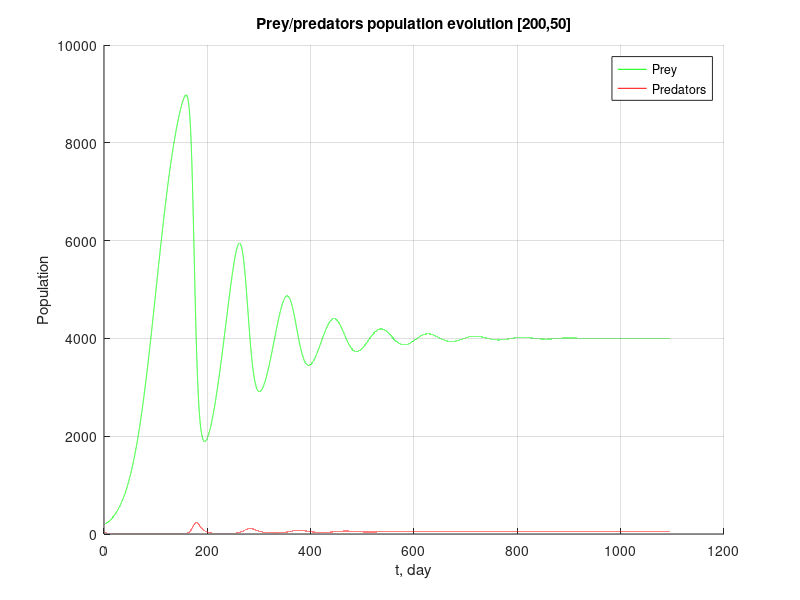
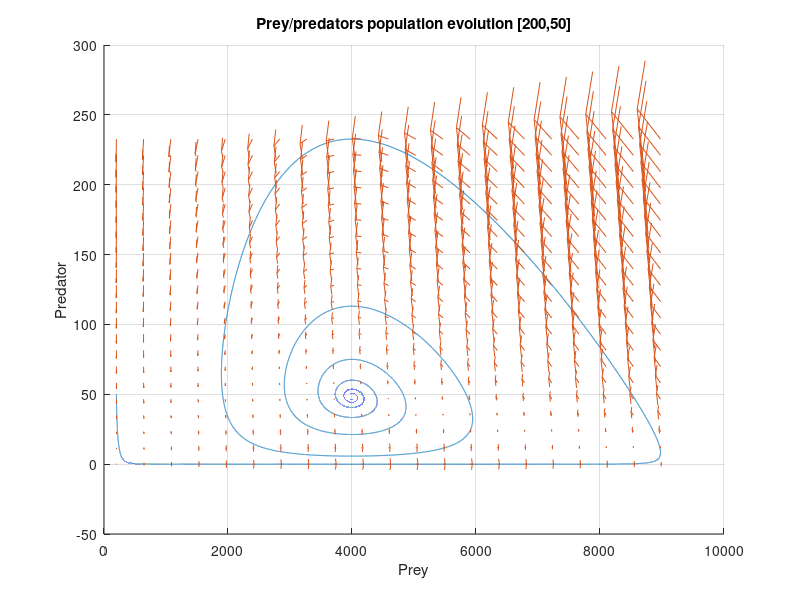
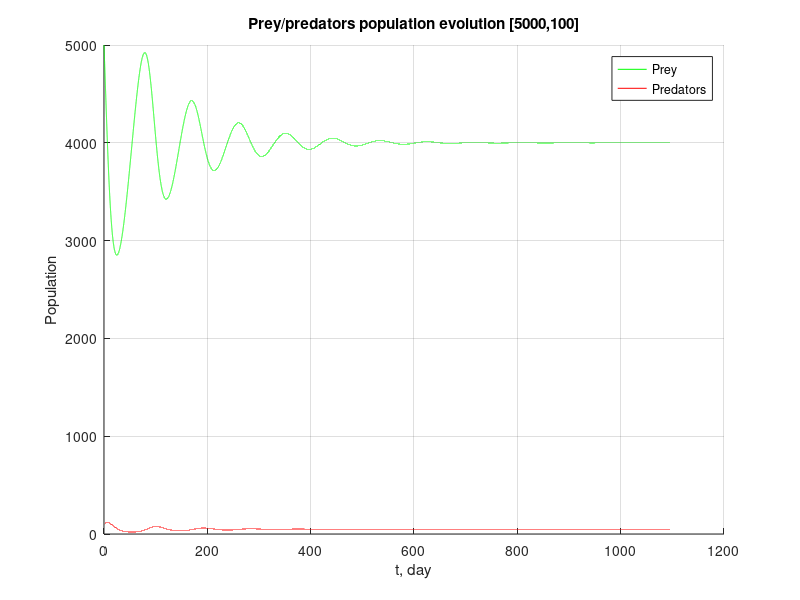
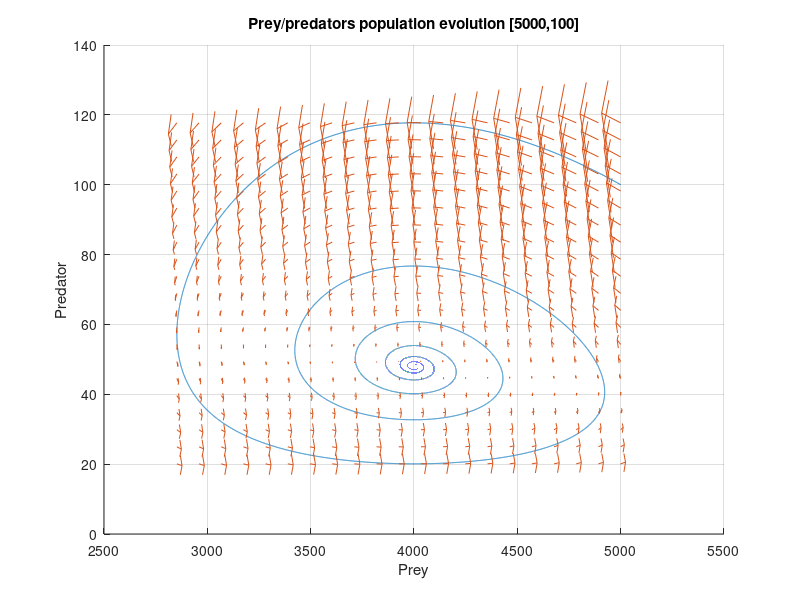

Write MATLAB code to recreate these figures, in order.
%% Preparations
% Clear all: command window, workspace, figures
clc;
clear all;
close all;

% Define constants
R_o_prey = 0.04;
R_o_pred = 0.2;
y = 0.0005;
e = 0.1;
K = 10000;

% Define the Lotka-Volterra model equations (modification #1)

dN_prey = @(N_prey, N_pred) R_o_prey*(1 - N_prey/K).*N_prey - y*N_prey.*N_pred;
dN_pred = @(N_prey, N_pred) e*y*N_prey.*N_pred -R_o_pred.*N_pred;

% Define initial conditions
% (three cases)
N_prey_0 = [200 5000 4000];
N_pred_0 = [50  100  80];

% Define the time vector and array to hold the simulation results
dt = 0.01; time = 0:0.01:(3*365);  % (year with 0.01 day time step)
N_prey = zeros(size(time,2),size(N_prey_0,2));
N_pred = zeros(size(time,2),size(N_pred_0,2));

% Initialization:
N_prey(1,:) = N_prey_0;
N_pred(1,:) = N_pred_0;

%% Solving
    % Use Euler method - step through all time steps
for i = 2:size(time,2)
    N_prey(i,:) = N_prey(i-1,:) +...
                 dt * dN_prey(N_prey(i-1,:),N_pred(i-1,:));
    N_pred(i,:) = N_pred(i-1,:) +...
                 dt * dN_pred(N_prey(i-1,:),N_pred(i-1,:));         
end

%% Present the result

    % Plot simulated results for each initial condition.
for j = 1:size(N_prey_0,2)
    figure;
    hold on;
    grid on;
    plot(time, N_prey(:,j),'g');
    plot(time, N_pred(:,j),'r');
    hold off;
    xlabel('t, day');
    ylabel('Population');
    title(strcat('Prey/predators population evolution [',...
                  num2str(N_prey_0(j)),', ',num2str(N_pred_0(j)),']'));
    legend('Prey','Predators');
   
    % Plot the Pred-to-Prey population with derivative vectors
    figure;
    grid on;
    hold on;
        % Pred-to-Prey population (somekind of phase plane)
    plot(N_prey(:,j),N_pred(:,j));
    
        % Estimate the meshgrid for derivatives presenting
    [N_prey_mesh,N_pred_mesh] = meshgrid(min(N_prey(:,j)):((max(N_prey(:,j))-min(N_prey(:,j)))/20):max(N_prey(:,j)),...
                                         min(N_pred(:,j)):((max(N_pred(:,j))-min(N_pred(:,j)))/20):max(N_pred(:,j)));
        % Plot the vector field of derivatives
    quiver(N_prey_mesh,N_pred_mesh,...
           dN_prey(N_prey_mesh,N_pred_mesh),...
           dN_pred(N_prey_mesh,N_pred_mesh));
    hold off;
    xlabel('Prey');
    ylabel('Predator');    
    title(strcat('Prey/predators population evolution [',...
                  num2str(N_prey_0(j)),', ',num2str(N_pred_0(j)),']'));
end